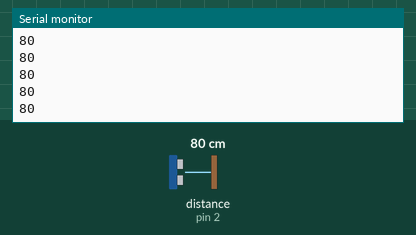
Recording of a sketch running on a simulated Arduino Uno, built with avr-gcc and run on an emulated ATmega328P. Parts: the last lines printed to the serial monitor. Wiring (inferred from the names in the program): ultrasonic range finder: trigger pin 3; echo pin 2. The inputs (shaded band) are chosen by the test bench; at power-on: distance to the obstacle (sensor on pin 2) 80 cm. The echo pulse lasts 58.3 µs per cm.

Above: at 1.2 s.
1.3 s: distance to the obstacle (sensor on pin 2) set to 2 cm
At 1.34 s:
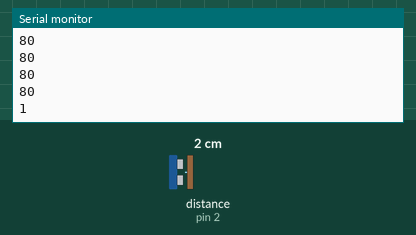
2.8 s: distance to the obstacle (sensor on pin 2) set to 4 cm
At 2.81 s:
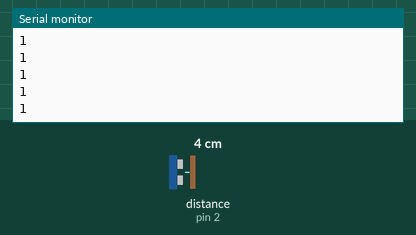
Timing chart, 0 to 5.8 s (numbered marks = the images above; inputs shaded):
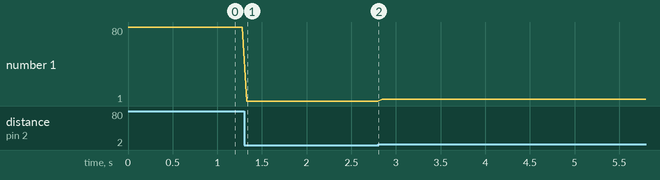

The sketch:

ultrasonic.ino.ino
```cpp
#include<Arduino.h>

int echo=2;
int trig=3;

void setup(){
    Serial.begin(9600);
    pinMode(echo,INPUT);
    pinMode(trig,OUTPUT);
}
void loop(){
    digitalWrite(trig,LOW);
    delayMicroseconds(2);
    digitalWrite(trig,HIGH);
    delayMicroseconds(10);
    digitalWrite(trig,LOW);
    int distance=pulseIn(echo,HIGH);
    distance=distance/58;
    Serial.println(distance);
    delay(50);
}
```

Measured:
- after the input at 1.3 s, the serial monitor: prints a new line at once (image 1)
- plotted number 1: 80 → 1 after the input at 1.3 s, 1 → 3 after the input at 2.8 s
